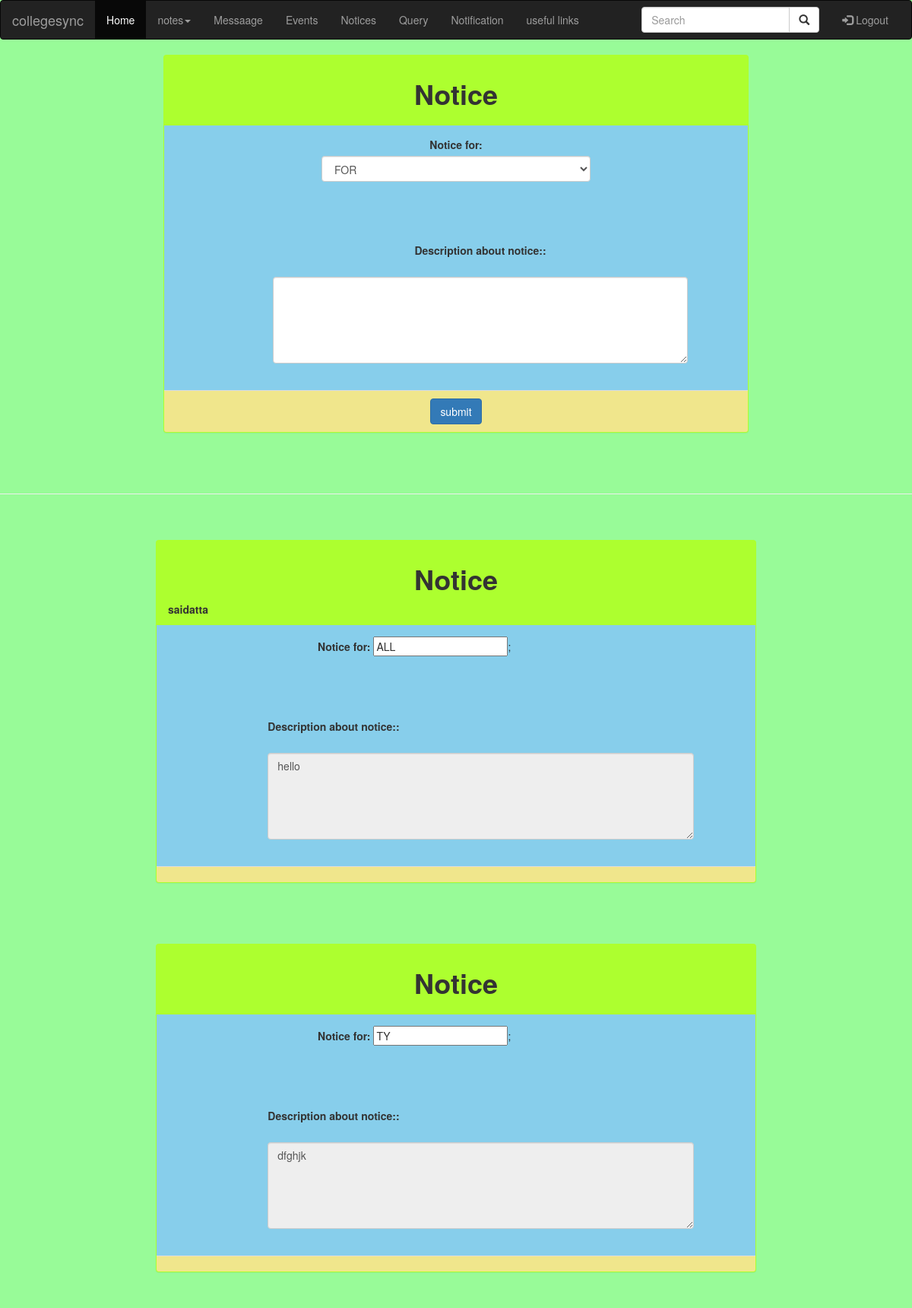
The app's page /extrafiles/adminnotice.php (signed in) with its own data.
### tables this page shows
CREATE TABLE IF NOT EXISTS `notice` (
  `notice_id` int(11) NOT NULL AUTO_INCREMENT,
  `sender` varchar(111) NOT NULL,
  `clas` varchar(111) NOT NULL,
  `notice` varchar(111) NOT NULL,
  PRIMARY KEY (`notice_id`)
);

### extrafiles/adminnotice.php (the view, shortened to what this page needs)
<!DOCTYPE html>
<html lang="en">
<head>
  <link rel="stylesheet" href="https://maxcdn.bootstrapcdn.com/bootstrap/3.3.7/css/bootstrap.min.css">
</head>
<body style="background-color:#98FB98;">
<nav class="navbar navbar-inverse">
  <div class="container-fluid">
    <div class="navbar-header">
      <a class="navbar-brand" href="adminhome.html">collegesync</a>
    </div>
    <div class="collapse navbar-collapse active" id="myNavbar">
      <ul class="nav navbar-nav">
        <li class="active"><a href="adminhome.html">Home</a></li>
        <li class="dropdown">
          <a class="dropdown-toggle" data-toggle="dropdown" href="#">notes<span class="caret"></span></a>
        </li>
        <li><a href="interface1.html">Messaage</a></li>
        <li><a href="adminevent.html">Events</a></li>
        <li><a href="adminnotice.html">Notices</a></li>
        <li><a href="query.html">Query</a></li>
        <li><a href="#">Notification</a></li>
        <li><a href="#">useful links</a></li>
      </ul>
      <ul class="nav navbar-nav navbar-right">
        <li><a href="adminlogin.html"><span class="glyphicon glyphicon-log-in"></span> Logout</a></li>
      </ul>
       <form class="navbar-form navbar-right">
      <div class="input-group">
        <input type="text" class="form-control" placeholder="Search">
        <div class="input-group-btn">
          <button class="btn btn-default" type="submit">
            <i class="glyphicon glyphicon-search"></i>
          </button>
        </div>
      </div>
    </form>
          </div>
  </div>
</nav>
<form method="POST">
<div class="container-fluid " align="center" >
<div class="row">
<div class="col-sm-offset-2 col-sm-8">
  <div class="panel" style="background-color: #ADFF2F" >
      <div class="panel-heading">
    <div class="row">
      <div class="col-sm-4 col-sm-offset-4">
      <center><h1><strong> Notice</strong></h1></center>
      </div>
      </div>
      </div>
      <div class="panel-body" style="background-color: skyblue;">
      <div class="row">
      <div class="col-sm-6 col-sm-offset-3">
        <label class="pull-center"><strong>Notice for:</strong></label>
        <select class="form-control" name="clas">
          <option>FOR</option>
        </select>
        </div>
        </div>
       <div class="row">
      <div class="col-sm-9 col-sm-offset-2">
              <label><br/><br/><br/><br/><strong>Description about notice::</strong></label><br/><br/>
              <textarea class="form-control" rows="5" id="Suggestion" name="notice"></textarea ><br/>
             </div>
      </div>
      </div>
      <div class="panel-footer" style="background-color:  #F0E68C;">
      <center><input type="submit" name="" value="submit" class="btn btn-primary btn-xl"></center>
      </div>
      </div></div>
      </div>
      </div>
      <br/><br/>
    </form>
      <hr><br/><br/>
        <?php
           $query="SELECT * from notice order by notice_id desc limit 5";
           $res=mysql_query($query);
           while ($row=mysql_fetch_row($res))
           {
            echo"
      <div class='row'>
<div class='col-sm-offset-2 col-sm-8'>
  <div class='panel' style='background-color: #ADFF2F' >
      <div class='panel-heading'>
    <div class='row'>
      <div class='col-sm-4 col-sm-offset-4'>
      <center><h1><strong> Notice</strong></h1></center>
      </div>
      </div>
      <b>$row[1]</b>
      </div>
      <div class='panel-body' style='background-color: skyblue;'>
      <div class='row'>
      <div class='col-sm-6 col-sm-offset-3'>
        <label class='pull-center'><strong>Notice for:</strong></label>
        <input type='text' value='$row[2]'>;
        </div>
        </div>
       <div class='row'>
      <div class='col-sm-9 col-sm-offset-2'>
              <label><br/><br/><br/><br/><strong>Description about notice::</strong></label><br/><br/>
              <center><textarea class='form-control' rows='5' disabled>$row[3]</textarea ><br/>
              </center>
        </div>
      </div>
      </div>
      <div class='panel-footer' style='background-color:  #F0E68C;'>
              </div>
      </div></div>
      </div>
      <br/><br/><br/>";
    }
    ?>
</body>
</html>

### records on screen
notice: sender "saidatta", clas "ALL", notice "hello"
notice: clas "TY", notice "dfghjk"
